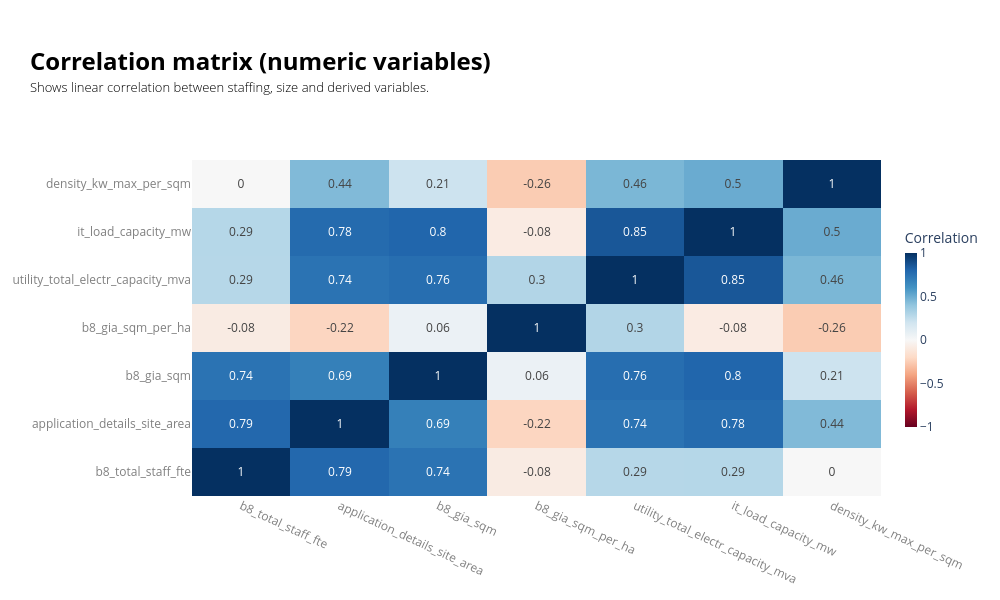

The cell this chart's notebook holds for it:
### Code cell
#| include: false
fig = go.Figure(go.Heatmap(z=corr.values,x=corr.columns,y=corr.index,colorscale="RdBu",zmin=-1,zmax=1,
    text=corr.round(2).values,texttemplate="%{text}",hovertemplate="X: %{x}<br>Y: %{y}<br>Correlation: %{z:.2f}<extra></extra>",
    colorbar=dict( title="Correlation",len=0.65, thickness=12,x=1.02,),
))

fig.update_layout(
    width=1000,height=600,template="plotly_white",
    title=dict(
        text=(
            f"<br><span style='font-size:24px; font-weight:bold; color:{notes_colour}; display:block; margin-bottom:2px;'>"
            "Correlation matrix (numeric variables)"
            "</span><br>"
            f"<span style='font-size:13px; font-weight:300; color:{notes_colour}; display:block; margin-bottom:0px;'>"
            "Shows linear correlation between staffing, size and derived variables."
            "</span><br>"
        ),x=0.03,xanchor="left",y=0.92,yanchor="top",
    ),margin=dict(t=160),
)
fig.update_xaxes(tickangle=25, tickfont=dict(color=labels_colour), title_font=dict(color=labels_colour))
fig.update_yaxes(tickfont=dict(color=labels_colour), title_font=dict(color=labels_colour))
fig.show(config={
    "toImageButtonOptions": {
        "format": "png",
        "filename": "figure",
        "scale": 4
    }
})

### Figure 1 — Plotly figure (JSON) as saved in the notebook; plotly's stock layout.template omitted (floating-point values rounded to 4 significant figures)
{"data": [{"colorbar": {"len": 0.65, "thickness": 12, "title": {"text": "Correlation"}, "x": 1.02}, "colorscale": [[0, "rgb(103,0,31)"], [0.1, "rgb(178,24,43)"], [0.2, "rgb(214,96,77)"], [0.3, "rgb(244,165,130)"], [0.4, "rgb(253,219,199)"], [0.5, "rgb(247,247,247)"], [0.6, "rgb(209,229,240)"], [0.7, "rgb(146,197,222)"], [0.8, "rgb(67,147,195)"], [0.9, "rgb(33,102,172)"], [1, "rgb(5,48,97)"]], "hovertemplate": "X: %{x}<br>Y: %{y}<br>Correlation: %{z:.2f}<extra></extra>", "text": [[1.0, 0.79, 0.74, -0.08, 0.29, 0.29, 0.0], [0.79, 1.0, 0.69, -0.22, 0.74, 0.78, 0.44], [0.74, 0.69, 1.0, 0.06, 0.76, 0.8, 0.21], [-0.08, -0.22, 0.06, 1.0, 0.3, -0.08, -0.26], [0.29, 0.74, 0.76, 0.3, 1.0, 0.85, 0.46], [0.29, 0.78, 0.8, -0.08, 0.85, 1.0, 0.5], [0.0, 0.44, 0.21, -0.26, 0.46, 0.5, 1.0]], "texttemplate": "%{text}", "type": "heatmap", "x": ["b8_total_staff_fte", "application_details_site_area", "b8_gia_sqm", "b8_gia_sqm_per_ha", "utility_total_electr_capacity_mva", "it_load_capacity_mw", "density_kw_max_per_sqm"], "y": ["b8_total_staff_fte", "application_details_site_area", "b8_gia_sqm", "b8_gia_sqm_per_ha", "utility_total_electr_capacity_mva", "it_load_capacity_mw", "density_kw_max_per_sqm"], "z": [[1.0, 0.7909, 0.7418, -0.08297, 0.2867, 0.288, 0.0004371], [0.7909, 1.0, 0.6851, -0.2177, 0.7401, 0.7783, 0.4424], [0.7418, 0.6851, 1.0, 0.06116, 0.7646, 0.8002, 0.2116], [-0.08297, -0.2177, 0.06116, 1.0, 0.297, -0.08437, -0.2569], [0.2867, 0.7401, 0.7646, 0.297, 1.0, 0.854, 0.4578], [0.288, 0.7783, 0.8002, -0.08437, 0.854, 1.0, 0.5022], [0.0004371, 0.4424, 0.2116, -0.2569, 0.4578, 0.5022, 1.0]], "zmax": 1, "zmin": -1}], "layout": {"height": 600, "margin": {"t": 160}, "title": {"text": "<br><span style='font-size:24px; font-weight:bold; color:black; display:block; margin-bottom:2px;'>Correlation matrix (numeric variables)</span><br><span style='font-size:13px; font-weight:300; color:black; display:block; margin-bottom:0px;'>Shows linear correlation between staffing, size and derived variables.</span><br>", "x": 0.03, "xanchor": "left", "y": 0.92, "yanchor": "top"}, "width": 1000, "xaxis": {"tickangle": 25, "tickfont": {"color": "grey"}, "title": {"font": {"color": "grey"}}}, "yaxis": {"tickfont": {"color": "grey"}, "title": {"font": {"color": "grey"}}}}}
